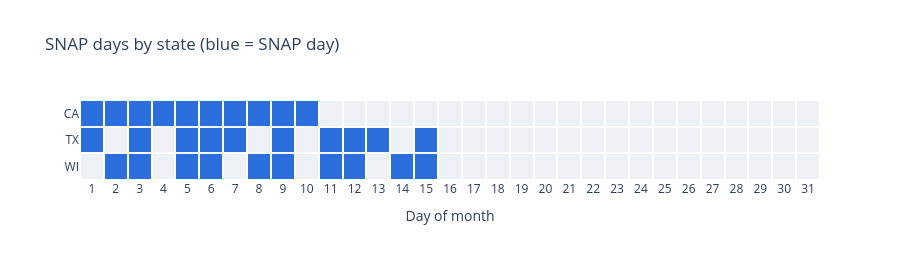

The notebook cell saved with this chart:
### Markdown cell above
### 4.3 SNAP days
- SNAP ย่อมาจาก Supplemental Nutrition Assistance Program
- คือวันที่รัฐบาลสหรัฐฯ จ่ายเงินช่วยเหลือค่าอาหารให้ครอบครัวรายได้น้อย
- แต่ละรัฐมีวัน SNAP ของตัวเอง และตกวันที่เดิมทุกเดือน

### Code cell
snap_cols = ["snap_CA", "snap_TX", "snap_WI"]
snap_by_dom = (
    calendar_df.assign(day_of_month=calendar_df["date"].dt.day)
    .groupby("day_of_month")[snap_cols].mean()
    .T.rename(index=lambda c: c.replace("snap_", ""))
)

fig = go.Figure(go.Heatmap(
    z=snap_by_dom.values, x=snap_by_dom.columns, y=snap_by_dom.index,
    colorscale=[[0, "#eef1f5"], [1, "#2a6fdb"]], showscale=False,
    xgap=2, ygap=2,
    hovertemplate="%{y}, day %{x}: %{z:.0%} SNAP<extra></extra>",
))
fig.update_xaxes(dtick=1, title="Day of month", showgrid=False)
fig.update_yaxes(title=None, autorange="reversed", showgrid=False)
fig.update_layout(
    title="SNAP days by state (blue = SNAP day)",
    height=260, plot_bgcolor="white",
)
fig.show()

### Figure 1 — Plotly figure (JSON) as saved in the notebook; plotly's stock layout.template omitted (floating-point values rounded to 4 significant figures)
{"data": [{"colorscale": [[0, "#eef1f5"], [1, "#2a6fdb"]], "hovertemplate": "%{y}, day %{x}: %{z:.0%} SNAP<extra></extra>", "showscale": false, "type": "heatmap", "x": [1, 2, 3, 4, 5, 6, 7, 8, 9, 10, 11, 12, 13, 14, 15, 16, 17, 18, 19, 20, 21, 22, 23, 24, 25, 26, 27, 28, 29, 30, 31], "xgap": 2, "y": ["CA", "TX", "WI"], "ygap": 2, "z": [[1.0, 1.0, 1.0, 1.0, 1.0, 1.0, 1.0, 1.0, 1.0, 1.0, 0.0, 0.0, 0.0, 0.0, 0.0, 0.0, 0.0, 0.0, 0.0, 0.0, 0.0, 0.0, 0.0, 0.0, 0.0, 0.0, 0.0, 0.0, 0.0, 0.0, 0.0], [1.0, 0.0, 1.0, 0.0, 1.0, 1.0, 1.0, 0.0, 1.0, 0.0, 1.0, 1.0, 1.0, 0.0, 1.0, 0.0, 0.0, 0.0, 0.0, 0.0, 0.0, 0.0, 0.0, 0.0, 0.0, 0.0, 0.0, 0.0, 0.0, 0.0, 0.0], [0.0, 1.0, 1.0, 0.0, 1.0, 1.0, 0.0, 1.0, 1.0, 0.0, 1.0, 1.0, 0.0, 1.0, 1.0, 0.0, 0.0, 0.0, 0.0, 0.0, 0.0, 0.0, 0.0, 0.0, 0.0, 0.0, 0.0, 0.0, 0.0, 0.0, 0.0]]}], "layout": {"height": 260, "plot_bgcolor": "white", "title": {"text": "SNAP days by state (blue = SNAP day)"}, "xaxis": {"dtick": 1, "showgrid": false, "title": {"text": "Day of month"}}, "yaxis": {"autorange": "reversed", "showgrid": false, "title": {}}}}
